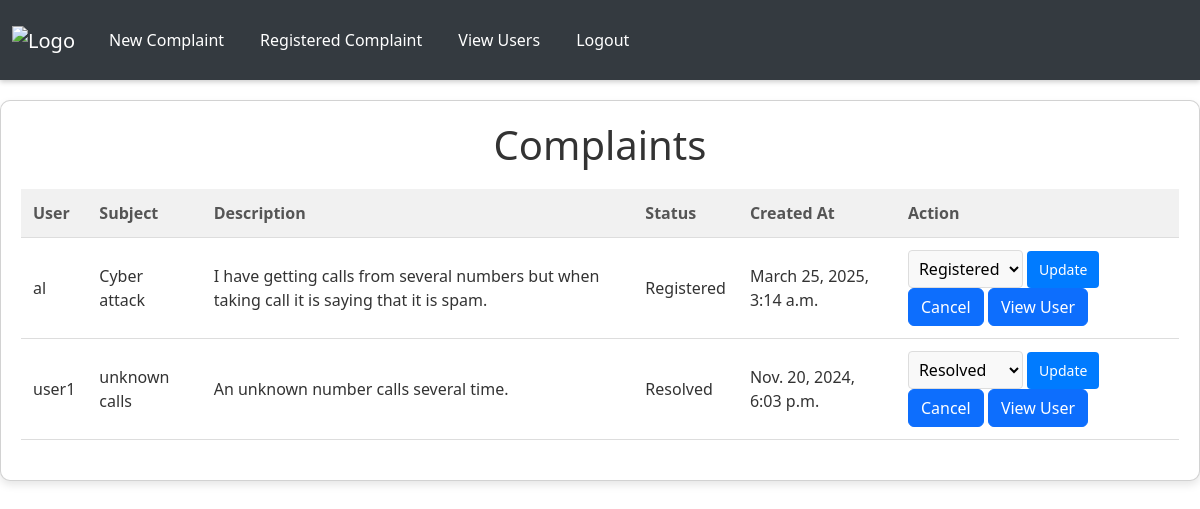
/view_complaints/ (signed in), run on the app's committed database.
### app/models.py (models this page shows, shortened)
class Complaint(models.Model):
    user = models.ForeignKey(User, on_delete=models.CASCADE)
    police = models.ForeignKey(Police, on_delete=models.CASCADE)
    subject = models.CharField(max_length=255)
    description = models.TextField()
    image = models.ImageField(upload_to='complaint_images/', null=True, blank=True)  # New Image Field
    status = models.CharField(max_length=50, choices=[('Pending', 'Pending'), ('Registered', 'Registered'), ('Resolved', 'Resolved')], default='Pending')
    created_at = models.DateTimeField(auto_now_add=True)
    registered_at = models.DateTimeField(null=True, blank=True)  # Optional

class User(models.Model):
    Email = models.EmailField(unique=True)
    username = models.TextField()
    phonenumber = models.IntegerField()
    password = models.TextField()
    location = models.TextField()
    idproof = models.CharField(max_length=12)
    profile_picture = models.ImageField(upload_to='profile_pics/', default='profile_pics/default.png')  # Ensure the default image is in the correct path.

### app/views.py (the view, shortened to what this page needs)
# urls.py: path('view_complaints/', views.view_complaints, name='view_complaints'),
def view_complaints(req):
    if 'police' not in req.session:
        return redirect(login)  # Ensure the police officer is logged in
    police = get_police(req)  # Helper function to fetch police officer details
    complaints = Complaint.objects.filter(police=police).order_by('-created_at')
    return render(req, 'police/view_complaints.html', {'complaints': complaints})

### app/views.py (called while the page is built)
def get_police(req):
    data=Police.objects.get(Email=req.session['police'])
    return data

### templates/police/view_complaints.html (shortened to what this page needs)
<!DOCTYPE html>
<html lang="en">
<head>
    <link href="https://cdn.jsdelivr.net/npm/bootstrap@5.3.3/dist/css/bootstrap.min.css" rel="stylesheet">
    <link href="https://cdn.jsdelivr.net/npm/bootstrap-icons/font/bootstrap-icons.css" rel="stylesheet">
</head>
<body>
    <nav id="nav" class="navbar navbar-expand-lg navbar-dark sticky-top">
        <div class="container-fluid">
            <a class="navbar-brand" href="../view_complaints">
                <img id="logo" src="../static/images/complaints-text-on-red-round-grungy-texture-stamp-2HEHM9A.jpg" alt="Logo">
            </a>
            <div class="collapse navbar-collapse" id="mynavbar">
                <ul class="navbar-nav me-auto">
                    <li class="nav-item">
                        <a class="nav-link" href="../view_complaints">New Complaint</a>
                    </li>
                    <li class="nav-item">
                        <a class="nav-link" href="../complainthistory">Registered Complaint</a>
                    </li>
                    <li class="nav-item">
                        <a class="nav-link" href="../viewuser">View Users</a>
                    </li>
                    <li class="nav-item">
                        <a class="nav-link" href="../logout">Logout</a>
                    </li>
                </ul>
            </div>
        </div>
    </nav>
    <div class="card">
        <h1>Complaints</h1>
        <table>
            <thead>
                <tr>
                    <th>User</th>
                    <th>Subject</th>
                    <th>Description</th>
                    <th>Status</th>
                    <th>Created At</th>
                    <th>Action</th>
                </tr>
            </thead>
            <tbody>
                {% for complaint in complaints %}
                    <tr>
                        <td>{{ complaint.user.username }}</td>
                        <td>{{ complaint.subject }}</td>
                        <td>{{ complaint.description }}</td>
                        <td>{{ complaint.status }}</td>
                        <td>{{ complaint.created_at }}</td>
                        <td>
                            <form method="POST" style="margin: 0;">
                                <select name="status" class="status-select">
                                    <option value="Registered" {% if complaint.status == "Registered" %}selected{% endif %}>Registered</option>
                                    <option value="Resolved" {% if complaint.status == "Resolved" %}selected{% endif %}>Resolved</option>
                                </select>
                                <button type="submit">Update</button>
                                <a href="../delete/{{complaint.pk}}" class="btn btn-primary">Cancel</a>
                                <a href="../viewuser" class="btn btn-primary">View User</a>
                            </form>
                        </td>
                    </tr>
                {% empty %}
                    <tr>
                        <td colspan="6" class="no-complaints">No complaints found.</td>
                    </tr>
                {% endfor %}
            </tbody>
        </table>
    </div>
</body>
</html>

### templates/police/view_complaints.html (style rules this page uses)
#nav { box-shadow: 0 2px 5px rgba(0, 0, 0, 0.2); background-color: #343a40; height: 80px; }
.navbar-brand img { max-height: 60px; }
.navbar .nav-link { color: #fff; transition: color 0.3s ease; margin: 10px; }
.card { max-width: 1200px; margin: 0 auto; background: #fff; margin-top: 20px; padding: 20px; box-shadow: 0 4px 8px rgba(0, 0, 0, 0.1); border-radius: 10px; overflow: scroll; }
h1 { color: #333; text-align: center; margin-bottom: 20px; }
table { width: 100%; border-collapse: collapse; margin-bottom: 20px; }
thead { background-color: #f1f1f1; }
th, td { padding: 12px; text-align: left; border-bottom: 1px solid #ddd; }
th { color: #555; font-weight: bold; }
td { color: #333; }
.status-select { padding: 6px; border: 1px solid #ddd; border-radius: 4px; background: #f9f9f9; }
button { background-color: #007bff; color: #fff; border: none; padding: 8px 12px; border-radius: 4px; cursor: pointer; font-size: 14px; }

### data on the page
Complaint: user.username "al", subject "Cyber attack", description "I have getting calls from several numbers but when taking call it is saying that it is spam.", status "Registered", created_at "March 25, 2025, 3:14 a.m."
Complaint: user.username "user1", subject "unknown calls", description "An unknown number calls several time.", status "Resolved", created_at "Nov. 20, 2024, 6:03 p.m."
